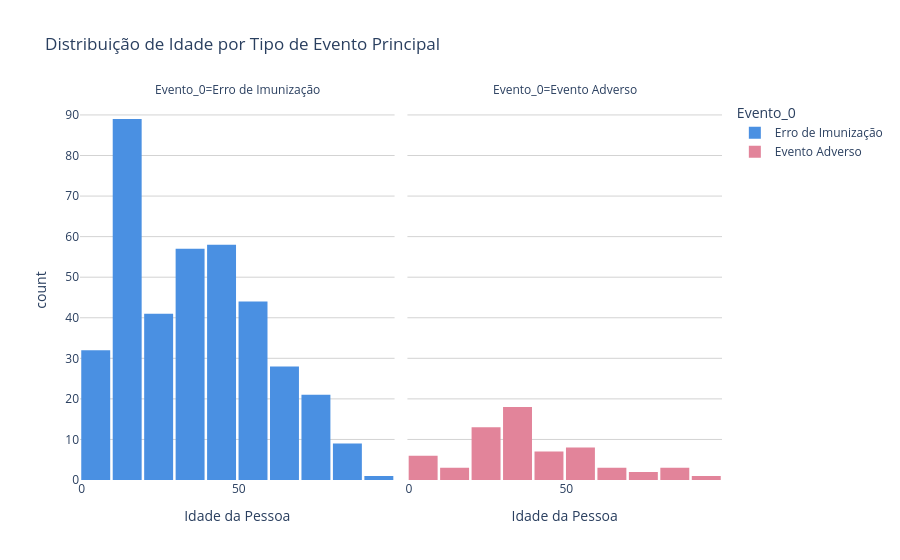

The notebook cell saved with this chart:
### Markdown cell above
## Distribuição evento X idade

### Code cell
# Removemos apenas quem não tem idade ou evento principal preenchido
df_grafico = df.dropna(subset=['Idade Evento', 'Evento_0']).copy()

# Garante que a idade seja numérica
df_grafico['Idade Evento'] = pd.to_numeric(df_grafico['Idade Evento'], errors='coerce')
df_grafico = df_grafico.dropna(subset=['Idade Evento'])

# Criamos o Histograma dividido por colunas
fig_distribuicao = px.histogram(
    df_grafico, 
    x='Idade Evento', 
    facet_col='Evento_0',       # Cria um gráfico lado a lado para cada tipo de evento
    color='Evento_0',          
    nbins=12,  
    title='Distribuição de Idade por Tipo de Evento Principal',
    labels={'Idade Evento': 'Idade da Pessoa', 'count': 'Casos'},
    color_discrete_sequence=['#4A90E2', '#E2849A', '#A0D468'] # Cores limpas
)

# Ajustes visuais para garantir que fique idêntico a um relatório
fig_distribuicao.update_layout(
    plot_bgcolor='white',      
    font=dict(size=12),          
    bargap=0.08                  
)

# Adiciona linhas de grade horizontais e garante eixos independentes se necessário
fig_distribuicao.update_yaxes(showgrid=True, gridcolor='LightGrey')

fig_distribuicao.show()

### Figure 1 — Plotly figure (JSON) as saved in the notebook; plotly's stock layout.template omitted (floating-point values rounded to 4 significant figures; data arrays with more than 128 entries replaced by an {"elided": "..."} marker saying what was removed)
{"data": [{"bingroup": "x", "hovertemplate": "Evento_0=Erro de Imunização<br>Idade da Pessoa=%{x}<br>count=%{y}<extra></extra>", "legendgroup": "Erro de Imunização", "marker": {"color": "#4A90E2", "pattern": {"shape": ""}}, "name": "Erro de Imunização", "nbinsx": 12, "orientation": "v", "showlegend": true, "type": "histogram", "x": {"elided": "380 float values"}, "xaxis": "x", "yaxis": "y"}, {"bingroup": "x", "hovertemplate": "Evento_0=Evento Adverso<br>Idade da Pessoa=%{x}<br>count=%{y}<extra></extra>", "legendgroup": "Evento Adverso", "marker": {"color": "#E2849A", "pattern": {"shape": ""}}, "name": "Evento Adverso", "nbinsx": 12, "orientation": "v", "showlegend": true, "type": "histogram", "x": [31.0, 39.0, 59.0, 72.0, 0.0, 3.0, 30.0, 28.0, 64.0, 50.0, 50.0, 48.0, 28.0, 27.0, 28.0, 66.0, 30.0, 44.0, 57.0, 46.0, 34.0, 37.0, 37.0, 32.0, 43.0, 71.0, 37.0, 45.0, 28.0, 34.0, 90.0, 0.0, 21.0, 59.0, 28.0, 61.0, 32.0, 35.0, 11.0, 37.0, 40.0, 22.0, 22.0, 19.0, 8.0, 81.0, 44.0, 34.0, 36.0, 27.0, 32.0, 30.0, 34.0, 85.0, 81.0, 52.0, 24.0, 51.0, 59.0, 22.0, 0.0, 0.0, 22.0, 10.0], "xaxis": "x2", "yaxis": "y2"}], "layout": {"annotations": [{"font": {}, "showarrow": false, "text": "Evento_0=Erro de Imunização", "x": 0.245, "xanchor": "center", "xref": "paper", "y": 1, "yanchor": "bottom", "yref": "paper"}, {"font": {}, "showarrow": false, "text": "Evento_0=Evento Adverso", "x": 0.755, "xanchor": "center", "xref": "paper", "y": 1, "yanchor": "bottom", "yref": "paper"}], "bargap": 0.08, "barmode": "relative", "font": {"size": 12}, "legend": {"title": {"text": "Evento_0"}, "tracegroupgap": 0}, "plot_bgcolor": "white", "title": {"text": "Distribuição de Idade por Tipo de Evento Principal"}, "xaxis": {"anchor": "y", "domain": [0, 0.49], "title": {"text": "Idade da Pessoa"}}, "xaxis2": {"anchor": "y2", "domain": [0.51, 1], "matches": "x", "title": {"text": "Idade da Pessoa"}}, "yaxis": {"anchor": "x", "domain": [0, 1], "gridcolor": "LightGrey", "showgrid": true, "title": {"text": "count"}}, "yaxis2": {"anchor": "x2", "domain": [0, 1], "gridcolor": "LightGrey", "matches": "y", "showgrid": true, "showticklabels": false}}}
